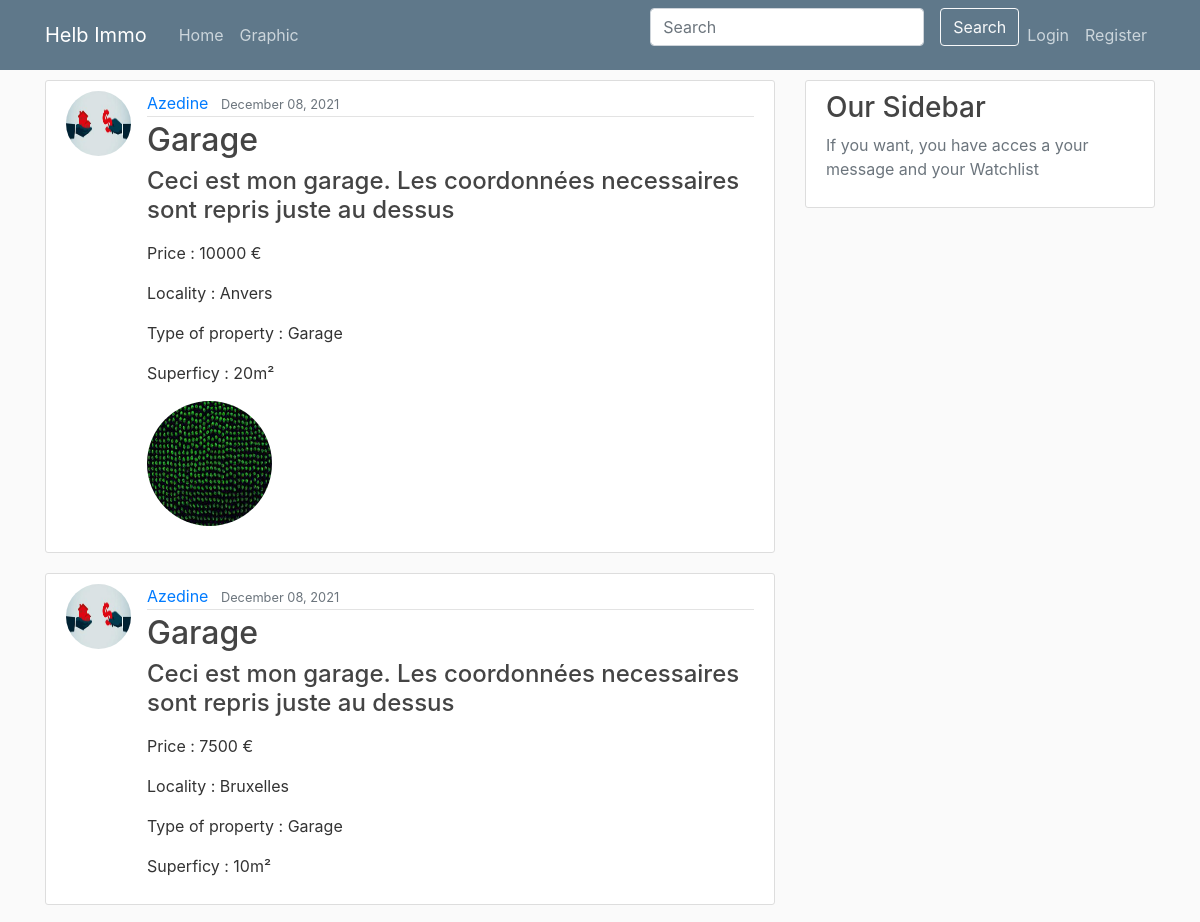
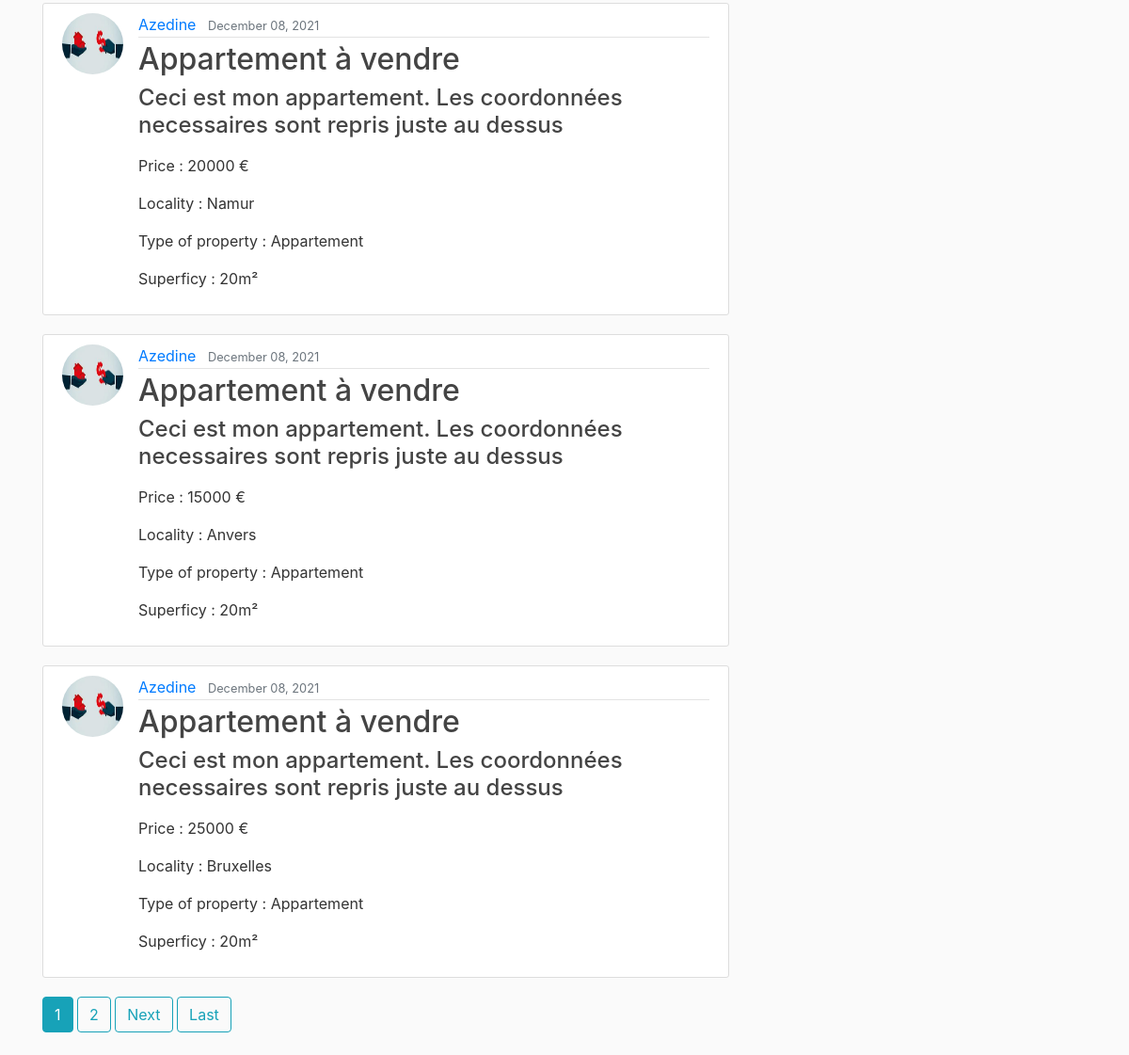
The page / on the database its author committed (2 pictures, top to bottom).
### blog/models.py (models this page shows, shortened)
class Post(models.Model):
    title= models.CharField(max_length=100)
    image = models.ImageField(null = True, blank = True, upload_to='images/')
    price = models.IntegerField(default= '')
    locality = models.CharField(max_length=20, default= '')
    Type_of_property = models.CharField(max_length= 20, default='')
    superficy = models.IntegerField(default='')
    content= models.TextField()
    date_posted= models.DateTimeField(default= timezone.now)
    author= models.ForeignKey(User, on_delete=models.CASCADE)
    favourites = models.ManyToManyField(User, related_name= 'favourite', default=None, blank=True)

### users/models.py (models this page shows, shortened)
class Profile (models.Model):
    user = models.OneToOneField(User, on_delete=models.CASCADE)
    image = models.ImageField(default='default.jpg', upload_to='profile_pics')

### blog/views.py (the view)
# urls.py: path('', PostListView.as_view(), name='blog-home'), #localhost:8000/blog/
class PostListView(ListView):
    model = Post
    template_name = 'blog/home.html' # <app>/<model>_<viewtype>.html
    context_object_name = 'posts'
    ordering = ['-date_posted']
    paginate_by =  5

### blog/templates/blog/home.html (shortened to what this page needs)
{% extends "blog/base.html" %}
{% block content %}
    {% for post in posts %}
        <article class="media content-section">
            <img class="rounded-circle article-img" src="{{ post.author.profile.image.url }}">
            <div class="media-body">
                <div class="article-metadata">
                    <a class="mr-2" href="{% url 'user-posts' post.author.username %}">{{ post.author }}</a>
                    <small class="text-muted">{{ post.date_posted|date:"F d, Y"}}</small>
                </div>
                <h2><a class="article-title" href="{% url 'post-detail' post.id %}">{{ post.title }}</a></h2>
               <h4> <p class="article-content">{{ post.content }}</p></h4>
                <div>
                    <p class="article-price">Price : {{ post.price }} €</p>
                    <p class="article-locality">Locality : {{ post.locality }}</p>
                    <p class="article-Type_of_property">Type of property : {{ post.Type_of_property }}</p>
                    <p class="article-superficy">Superficy : {{ post.superficy}}m²</p>
                        <div>
                             {% if post.image %}
                                <img  class="rounded-circle account-img" src=" {{ post.image.url}}">
                             {% endif %}
                        </div>
                </div>
            </div>
        </article>
    {% endfor%}
    {% if is_paginated %}
        {% for num in page_obj.paginator.page_range %}
            {% if page_obj.number == num %}
                 <a class="btn btn-info mb-4" href="?page={{ num }}">{{ num }}</a>
            {% elif num > page_obj.number|add:'-3' and num < page_obj.number|add:'3' %}
                  <a class="btn btn-outline-info mb-4" href="?page={{ num }}">{{ num }}</a>
            {% endif %}
        {% endfor %}
        {% if page_obj.has_next %}
            <a class="btn btn-outline-info mb-4" href="?page={{ page_obj.next_page_number }}">Next</a>
            <a class="btn btn-outline-info mb-4" href="?page={{ page_obj.paginator.num_pages }}">Last</a>
        {% endif %}
    {% endif %}
{% endblock content %}

### blog/templates/blog/base.html (shortened to what this page needs)
{% load static %}
{% load custom_tags %}
<html lang="en">
<head>
    <link href="https://stackpath.bootstrapcdn.com/bootstrap/4.4.1/css/bootstrap.min.css"
 rel="stylesheet">
    <link href="{% static 'main.css' %}" rel="stylesheet" type="text/css">
</head>
<body>
<header class="site-header">
    <nav class="navbar navbar-expand-md navbar-dark bg-steel fixed-top">
        <div class="container">
            <a class="navbar-brand mr-4" href="{% url 'blog-home' %}">Helb Immo</a>
            <div class="collapse navbar-collapse" id="navbarToggle">
                <div class="navbar-nav mr-auto">
                    <a class="nav-item nav-link" href="{% url 'blog-home' %}">Home</a>
                    <a class="nav-item nav-link" href="{% url 'graphic' %}">Graphic</a>
                </div>
                <form action="{% url 'search_post' %}" class="d-flex ml-3" method="GET">
                    <input class="form-control me-2" name="search" placeholder="Search" type="search">
                    <button class="btn btn-outline-light ml-3" type="submit">Search</button>
                </form>
                <div class="navbar-nav">
                    {% if user.is_authenticated %}
                    <a class="nav-item nav-link" href="{% url 'post-create' %}">New Post</a>
                    <a class="nav-item nav-link" href="{% url 'profile' %}">Profile</a>
                    <a class="nav-item nav-link" href="{% url 'logout' %}">Logout</a>
                    {% else %}
                    <a class="nav-item nav-link" href="{% url 'login' %}">Login</a>
                    <a class="nav-item nav-link" href="{% url 'register' %}">Register</a>
                    {% endif %}
                </div>
            </div>
        </div>
    </nav>
</header>
<main class="container" role="main">
    <div class="row">
        <div class="col-md-8">
            {% block content %}{% endblock %}
        </div>
        <div class="col-md-4">
            <div class="content-section">
                <h3>Our Sidebar</h3>
                <p class='text-muted'>If you want, you have acces a your message and your Watchlist</p>
            </div>
        </div>
    </div>
</main>
</body>
</html>

### blog/static/main.css (style rules this page uses)
body { background: #fafafa; color: #333333; margin-top: 5rem; }
h1, h2, h3, h4, h5, h6 { color: #444444; }
.bg-steel { background-color: #5f788a; }
.site-header .navbar-nav .nav-link { color: #cbd5db; }
.content-section { background: #ffffff; padding: 10px 20px; border: 1px solid #dddddd; border-radius: 3px; margin-bottom: 20px; }
.article-title { color: #444444; }
.article-content { white-space: pre-line; }
.article-img { height: 65px; width: 65px; margin-right: 16px; }
.article-metadata { padding-bottom: 1px; margin-bottom: 4px; border-bottom: 1px solid #e3e3e3 }
.account-img { height: 125px; width: 125px; margin-right: 20px; margin-bottom: 16px; }

### rows shown on the page
Post: author.profile.image (picture), author "Azedine", date_posted "December 08, 2021", title "Garage", content "Ceci est mon garage. Les coordonnées necessaires sont repris juste au dessus", price "10000", locality "Anvers", Type_of_property "Garage", superficy "20", image (picture)
Post: author.profile.image (picture), author "Azedine", date_posted "December 08, 2021", title "Garage", content "Ceci est mon garage. Les coordonnées necessaires sont repris juste au dessus", price "7500", locality "Bruxelles", Type_of_property "Garage", superficy "10"
Post: author.profile.image (picture), author "Azedine", date_posted "December 08, 2021", title "Appartement à vendre", content "Ceci est mon appartement. Les coordonnées necessaires sont repris juste au dessus", price "20000", locality "Namur", Type_of_property "Appartement", superficy "20"
Post: author.profile.image (picture), author "Azedine", date_posted "December 08, 2021", title "Appartement à vendre", content "Ceci est mon appartement. Les coordonnées necessaires sont repris juste au dessus", price "15000", locality "Anvers", Type_of_property "Appartement", superficy "20"
Post: author.profile.image (picture), author "Azedine", date_posted "December 08, 2021", title "Appartement à vendre", content "Ceci est mon appartement. Les coordonnées necessaires sont repris juste au dessus", price "25000", locality "Bruxelles", Type_of_property "Appartement", superficy "20"

### other values the page prints
{{ num }} "1"
{{ num }} "2"
